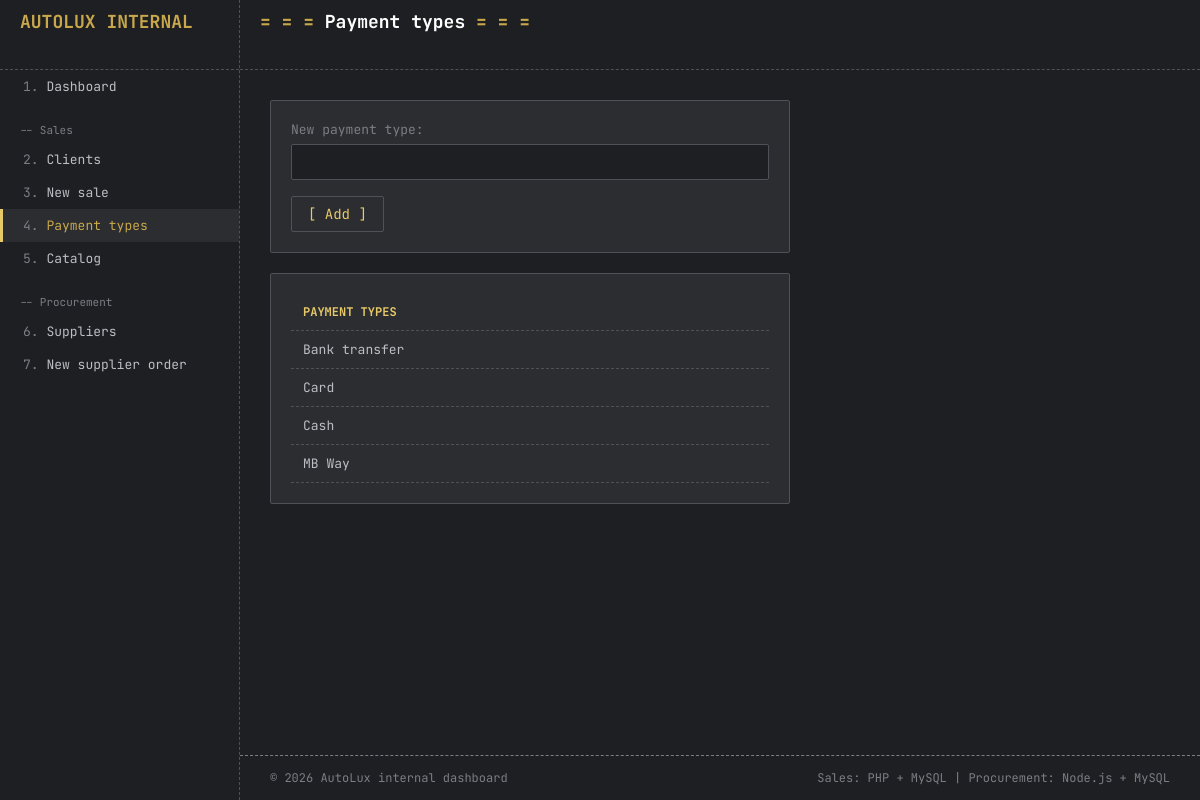
The app's page /Presentation/payment_types.php with its own data.
### tables this page shows
CREATE TABLE `payment_types` (
  `id` int(11) NOT NULL AUTO_INCREMENT,
  `name` varchar(50) NOT NULL,
  PRIMARY KEY (`id`),
  UNIQUE KEY `name` (`name`)
);

### Sales_backend/CRUD/payment_types_crud.php (called while the page is built, shortened)
<?php
function getAllPaymentTypes($pdo){
    $cmdRead = $pdo->query("select id, name from payment_types order by name");
    $allPaymentTypes = $cmdRead->fetchAll();
    return $allPaymentTypes;
}
?>

### Presentation/payment_types.php (the view, shortened to what this page needs)
<?php
require_once "../Sales_backend/db.php";
require_once "../Sales_backend/crud/payment_types_crud.php";
$paymentTypes = getAllPaymentTypes($pdo);
require_once "header.php";
?>
<div class="card form-card">
    <form method="post">
        <div class="form-group">
            <label>New payment type</label>
            <input type="text" name="name">
        </div>
        <button type="submit" class="btn">Add</button>
    </form>
</div>
<div class="card form-card">
    <table class="data-table">
        <thead>
            <tr>
                <th>Payment types</th>
            </tr>
        </thead>
        <tbody>
            <?php foreach ($paymentTypes as $type) { ?>
                <tr>
                    <td><?php echo $type["name"]; ?></td>
                </tr>
            <?php } ?>
        </tbody>
    </table>
</div>
<?php require_once "footer.php"; ?>

### Presentation/css/style.css (style rules this page uses)
* { box-sizing: border-box; }
:root { --primary-color: #1e1f22; --secondary-color: #2b2d30; --tertiary-color: ; --text-primary: #bcbec4; --text-secondary: #7a7e85; --text-tertiary: ; --accent-gold: #c9a84c; --accent-gold-light: #e8c96a; --border-color: #4e5157; }
body { margin: 0; font-family: 'JetBrains Mono', Consolas, 'Courier New', monospace; font-size: 13px; background-color: var(--primary-color); color: var(--text-primary); }
.card { background-color: var(--secondary-color); border: 1px solid var(--border-color); border-radius: 2px; padding: 20px; margin-bottom: 20px; }
.data-table { width: 100%; border-collapse: collapse; }
.data-table th { text-align: left; color: var(--accent-gold-light); text-transform: uppercase; font-size: 12px; padding: 10px 12px; border-bottom: 1px dashed var(--border-color); }
.data-table td { padding: 10px 12px; border-bottom: 1px dashed var(--border-color); }
.form-card { max-width: 520px; }
.form-group { margin-bottom: 16px; }
.form-group label { display: block; color: var(--text-secondary); margin-bottom: 6px; }
.form-group label::after { content: ':'; }
input, select { width: 100%; padding: 8px 10px; border: 1px solid var(--border-color); border-radius: 2px; font-family: inherit; font-size: 14px; background-color: var(--primary-color); color: #bcbec4; }
.btn { display: inline-block; padding: 8px 16px; background-color: transparent; color: var(--accent-gold-light); border: 1px solid var(--border-color); border-radius: 2px; font-family: inherit; font-size: 14px; cursor: pointer; text-decoration: none; }
.btn::before { content: '[ '; }
.btn::after { content: ' ]'; }

### records on screen
payment_types: name "Bank transfer"
payment_types: name "Card"
payment_types: name "Cash"
payment_types: name "MB Way"

### other values on screen
$pageTitle "Payment types"
